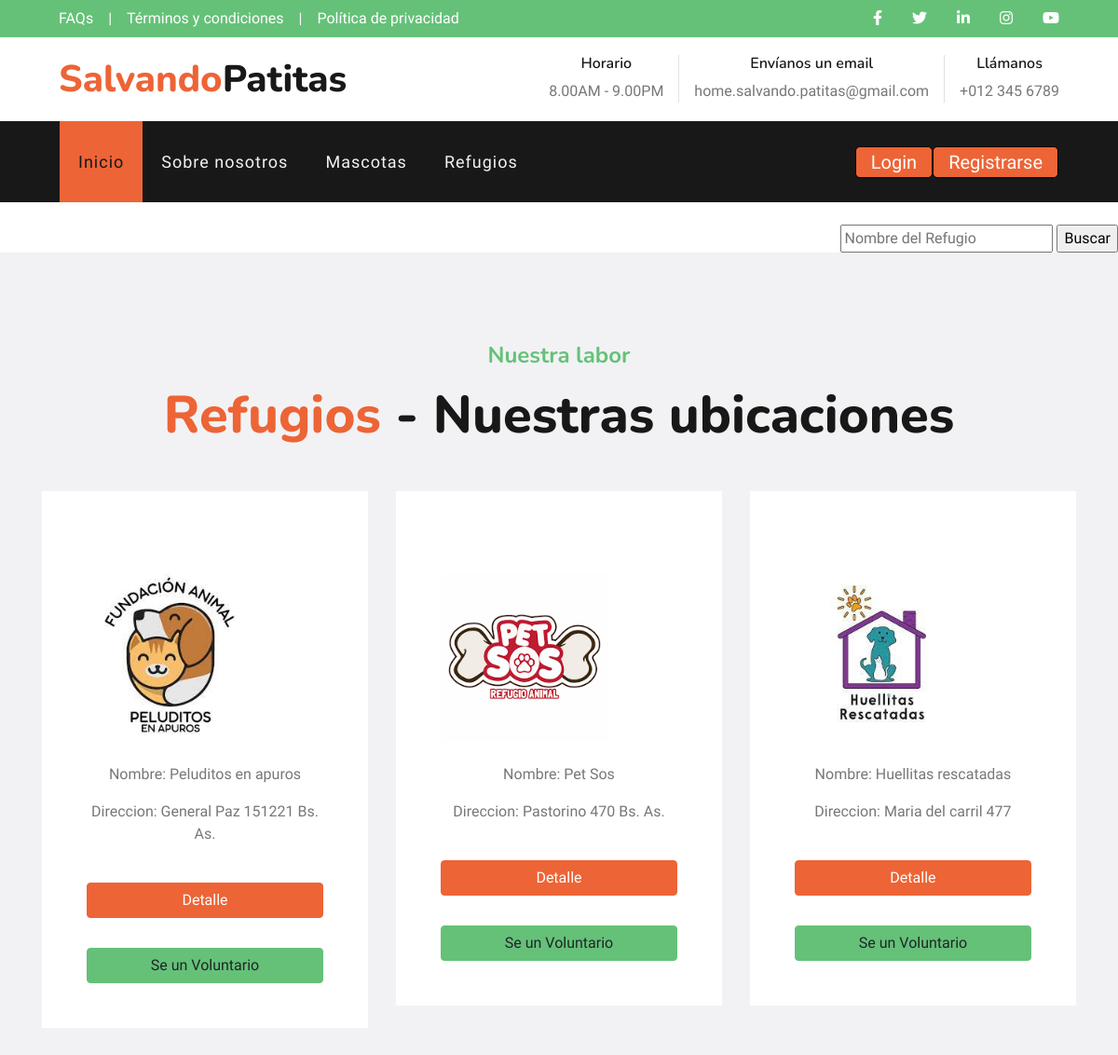
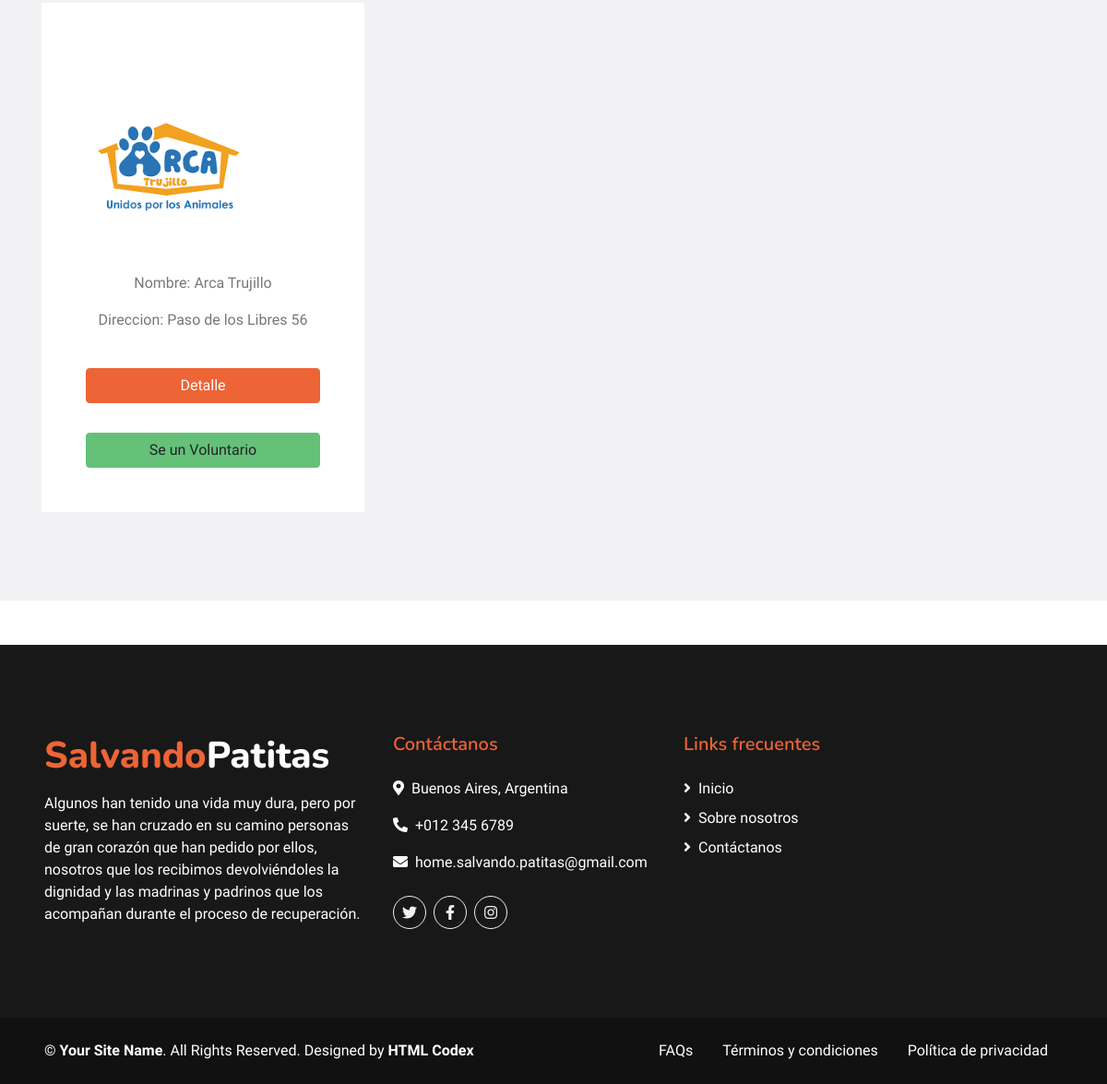
Page /Refugio/lista-refugio/ on the committed database (2 pictures, top to bottom).
### Apps/Refugio/models.py (models this page shows, shortened)
class Refugio(models.Model):
    nombre = models.CharField(max_length= 80, unique=True)
    telefono = models.IntegerField(null=True, blank=True)
    email = models.EmailField(null=True, blank=True)
    domicilio = models.TextField(max_length=200)
    logo = models.ImageField(upload_to='refugio_image/', null=True, blank=True)

### Apps/Refugio/views.py (the view)
# urls.py: path("lista-refugio/", lista_refugio , name="lista-refugio"),
def lista_refugio (request):
    refugios = Refugio.objects.all() #Trae todos
    return render(request, 'Refugio/lista_refugio.html',{'refugios':refugios})

### Templates/Refugio/lista_refugio.html (shortened to what this page needs)
{% extends "padre.html" %}
{% load static %}
{% block contenidoQueCambia%}
<br>
<div>
    <div style="text-align: right";>
        <form action="{% url "buscar-refugio" %}" method="GET" > {% csrf_token %}
            <input type ="text" name="nombre" id="nombre" placeholder="Nombre del Refugio">
             <input type="submit"  value="Buscar">
         </form>
    </div>
</div>
<div class="container-fluid bg-light pt-5">
    <div class="container py-5">
        <div class="d-flex flex-column text-center mb-5">
            <h4 class="text-secondary mb-3">Nuestra labor</h4>
            <h1 class="display-4 m-0"><span class="text-primary">Refugios</span> - Nuestras ubicaciones</h1>
        </div>
        <div class="row pb-3">
            {% for refugio in refugios %}
            <div class="col-md-6 col-lg-4 mb-4">
                <div class="d-flex flex-column text-center bg-white mb-2 p-3 p-sm-5">
                    <h3 class="mb-3"></h3><br>
                    {% if refugio.logo %}
                    <img src="{{refugio.logo.url}}", border-radius= 50%, width="180px" height="180px
                    "><br>
                    {% endif %}
                    <p> Nombre: {{refugio.nombre}} </p>
                    <p> Direccion: {{refugio.domicilio}}</p>
                    <br>
                    <a href="{% url "detalle-refugio" refugio.id %}" class="btn btn-primary">Detalle</a>
                    <br>
                    {% if request.user.is_authenticated %}
                    <a href="{% url "voluntario" %}" class="btn  btn-secondary mt-1 mt-md-2 px-2">Se un Voluntario</a>
                    {% else %}
                    <a href="{% url "requerimiento" %}" class="btn  btn-secondary mt-1 mt-md-2 px-2">Se un Voluntario</a>
                    {% endif %}
                </div>
            </div>
            {% endfor%}
        </div>
    </div>
</div>
{% endblock contenidoQueCambia%}

### rows in the picture
Refugio: logo (picture), nombre "Peluditos en apuros", domicilio "General Paz 151221 Bs. As."
Refugio: logo (picture), nombre "Pet Sos", domicilio "Pastorino 470 Bs. As."
Refugio: logo (picture), nombre "Huellitas rescatadas", domicilio "Maria del carril 477"
Refugio: logo (picture), nombre "Arca Trujillo", domicilio "Paso de los Libres 56"
